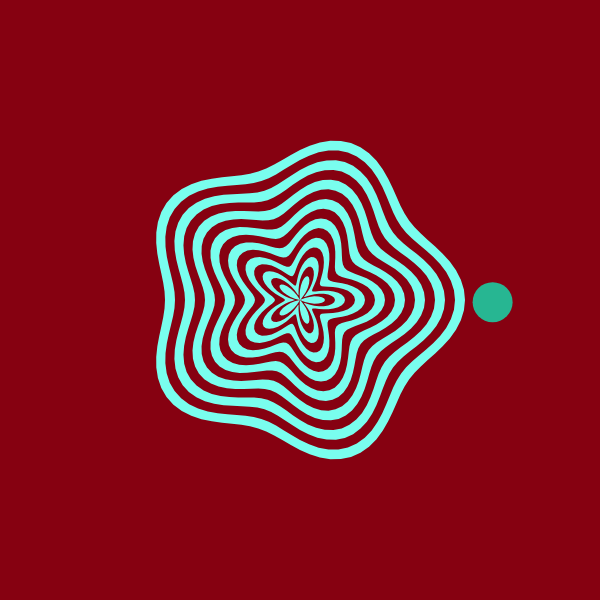
Frame 1 (no input)
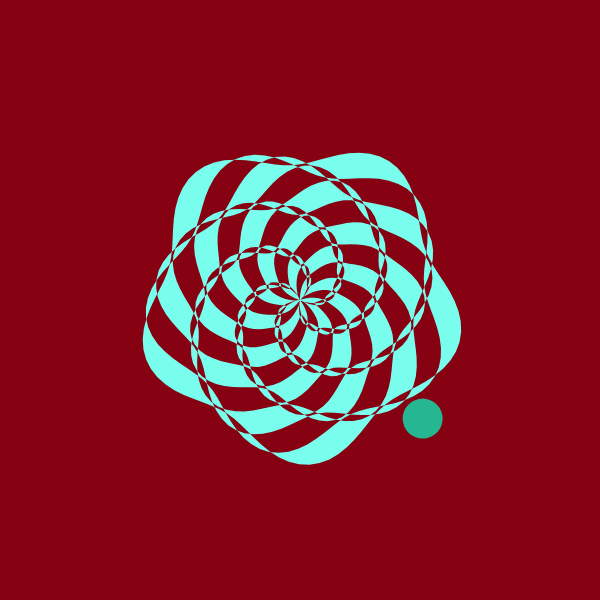
Frame 60 (no input)
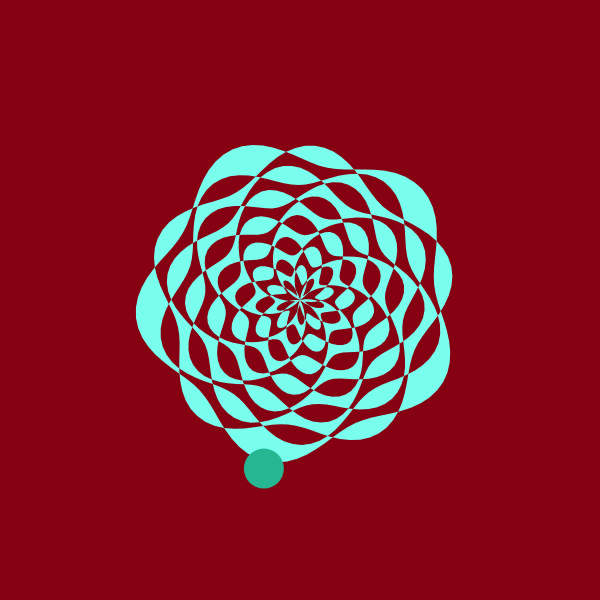
Frame 120 (the mouse pressed at the canvas centre since frame 60)

The p5.js sketch that drew these frames (run headless with seeded random() and noise() and a simulated clock; from frame 60 on, the mouse is pressed at the canvas centre):

// p5.js sketch
// ── sketch.js
//let x = []; let y = []
//let points = 100
//let r =100
//let f_radius ; let f_amp =15
//let period = 5
//let rotate = 0
let flowers = []
let num = 15

let posX, posY
let radius = 20

let offsetX = 10
let offsetY = 100

function setup() {
  createCanvas(600, 600)
  angleMode(DEGREES)
  
  for(let i = 0; i < num; i ++){
    flowers[i] = new Flower(150 - i*10, 100, 15, 5, (i+1)*0.25)
  }
  
  posX = width*0.5
  posY = height*0.5
}

function draw() {
  background(134,1,17)
  push()
  translate(width/2, height/2)
  //noFill()
  //stroke(0)
  //beginShape()
  //for(let i =0; i < points; i++){
    //let angle = i/points * 360
    
    //f_radius = f_amp * cos(angle * period)
    
    //x[i] = (r + f_radius) * cos(angle + rotate)
    //y[i] = (r + f_radius) * sin(angle + rotate)
    //vertex(x[i],y[i])
  //}
  //endShape(CLOSE)
  
  //rotate += 1
  
  for(let i = 0; i < num; i ++){
    flowers[i].display();
  }
  pop()
  
  let noiseScale = 0.01
  posX = width*0.5 + cos(millis()*0.05)*(100 +noise(offsetX)*200)
  posY = height*0.5 + sin(millis()*0.05)*(100 +noise(offsetY)*200)
  fill(39,182,146)
  noStroke()
  circle(posX, posY, radius*2)
  
  offsetX += 0.01
  offsetY += 0.01
}
// ── flower.js
class Flower{
    constructor(r, points, f_amp, period, speed){
      this.x = [];
      this.y = [];
      this.r = r;
      this.points = points;
      
      this.f_radius = 0;
      this.f_amp = f_amp;
      this.period = period;
      
      this.speed = speed;
      this.rot = 0;
    }
    
    display(){
      push();
      blendMode(DIFFERENCE);
      noStroke();
      fill(255);
    beginShape()
    for(let i =0; i < this.points; i++){
      let angle = i/this.points * 360
      
      
      this.f_radius = this.f_amp * cos(angle * this.period)
      
      this.x[i] = (this.r + this.f_radius) * cos(angle + this.rot)
      this.y[i] = (this.r + this.f_radius) * sin(angle + this.rot)
      vertex(this.x[i],this.y[i])
    }
    endShape(CLOSE)
    pop()
      
    this.rot += this.speed;
    }
  }
// ── style.css
html,
body{
    height: 100%
}

body, main{
    margin:0px;
    display:flex;
    
    justify-content: center;
    align-content: center;
}
